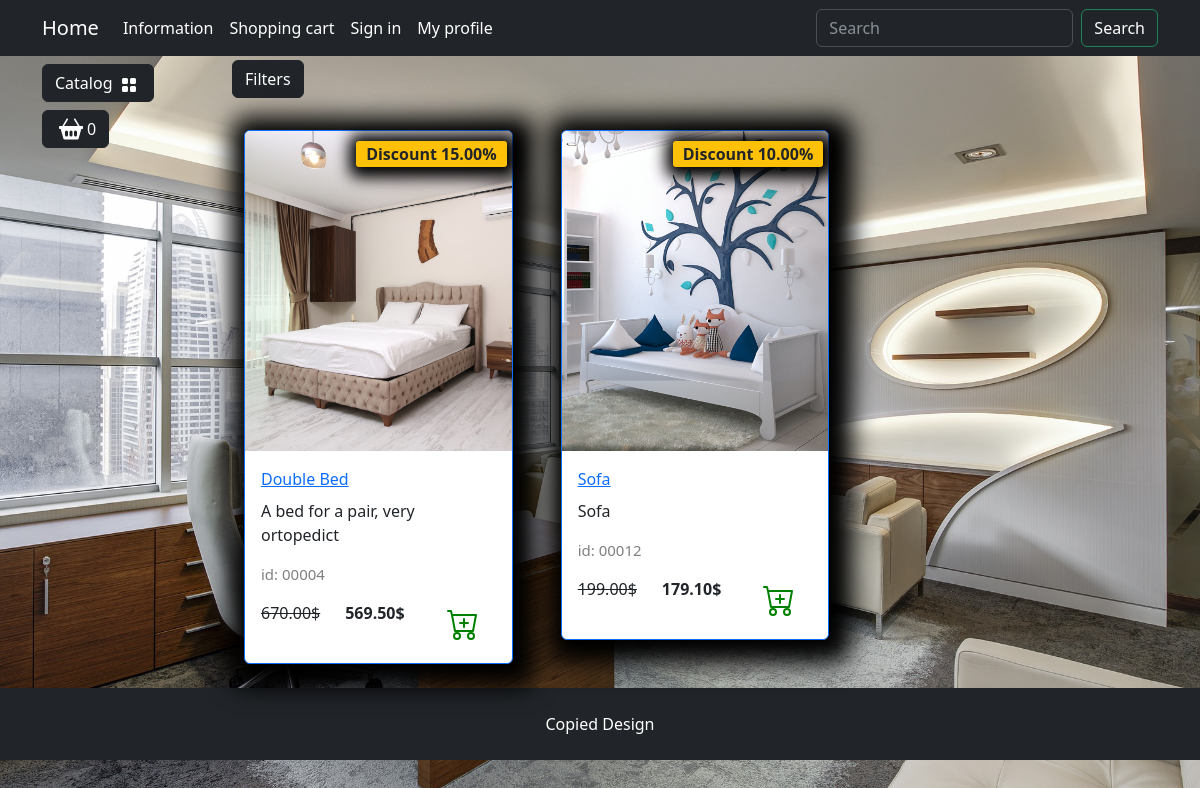
Page /catalog/liiving-room/ on the committed database.
### goods/models.py (models this page shows, shortened)
class Products(models.Model):
    name = models.CharField(max_length=50, unique=True, verbose_name='Product')
    slug = models.SlugField(max_length=200, unique=True, blank=True, null=True, verbose_name='URL')
    description = models.TextField(max_length=500, blank=True, null=True, verbose_name="Description")
    image = models.ImageField(upload_to='goods_images', blank=True, null=True, verbose_name="Image")
    price = models.DecimalField(default=0.00, max_digits=7, decimal_places=2, verbose_name="Price")
    discount = models.DecimalField(default=0.00, max_digits=4, decimal_places=2, verbose_name="Discount in %")
    quantity = models.PositiveIntegerField(default=0, verbose_name='Quantity')
    category = models.ForeignKey(to=Categories, on_delete=models.CASCADE, verbose_name="Category")
    class Meta:
        db_table = 'product'
        verbose_name = 'Product'
        verbose_name_plural = "Products"
        ordering = ("id",)
    def display_id(self):
        return f'{self.id:05}'
    def sell_price(self):
        if self.discount:
            return round(self.price - self.price * self.discount/100, 2)
        return self.price

### goods/views.py (the view)
# urls.py: path('catalog/', include('goods.urls', namespace='catalog')),
def catalog(request, category_slug, page=1):
    page = request.GET.get("page", 1)
    on_sale = request.GET.get("on_sale", None)
    order_by = request.GET.get("order_by", None)
    if category_slug == "all":
        goods = Products.objects.all()
    else:
        goods =  get_list_or_404(Products.objects.filter(category__slug=category_slug))
    if on_sale:
        goods = goods.filter(discount__gt=0)
    if order_by and order_by != "default":
        goods = goods.order_by(order_by)
    paginator = Paginator(goods, 3)
    current_page = paginator.page(int(page))
    context = {
        'title' : 'Home - Catalog',
        'goods' : current_page,
        'slug_url' : category_slug,
    }
    return render(request, 'goods/catalog.html', context)

### goods/templatetags/goods_tags.py (called while the page is built)
@register.simple_tag()
def tag_categories():
    return Categories.objects.all()

### goods/templates/goods/catalog.html (shortened to what this page needs)
{% extends "main/base.html" %}
{% load static %}
{% load goods_tags %}
{% block content %}
  <div class="row">
    <div class="dropdown mb-2">
        <button class="btn btn-secondary dropdown-toggle btn-dark" type="button" data-bs-toggle="dropdown"
            aria-expanded="false">
            Filters
        </button>
    </div>
    {% for product in goods %}
        <div class="col-lg-4 col-md-6 p-4">
            <div class="card border-primary rounded custom-shadow">
                {% if product.image %}
                <img src="{{ product.image.url }}" class="card-img-top" alt="{{ product.name }}">
                {% else %}
                <img src="{% static 'deps/images/Not found image.png' %}" class="card-img-top" alt="...">
                {% endif %}
                <div class="card-body">
                    <a href="{% url "catalog:product" product.slug %}">
                        <p class="card-title">{{ product.name }}</p>
                    </a>
                    <p class="card-text">{{ product.description|truncatechars:35 }}</p>
                    <p class="product_id">id: {{ product.display_id }}</p>
                    <div class="d-flex justify-content-between">
                        {% if product.discount %}
                        <p><s>{{ product.price }}$</s></p>
                       <p><strong>{{ product.sell_price }}$</strong></p>
                       <span class="badge bg-warning text-dark">Discount {{ product.discount }}%</span>
                        {% else %}
                        <p><strong>{{ product.price }}</strong></p>
                        {% endif %}
                        <a href="#" class="btn add-to-cart">
                            <img class="mx-1" src="{% static 'deps/icons/cart-plus.svg' %}" alt="Catalog Icon"
                                width="32" height="32">
                        </a>
                    </div>
                </div>
            </div>
        </div>
    {% endfor %}
</div>
{% endblock content %}
{% block footer %}
<footer class="py-4 bg-dark">
    <div class="container">
        <p class="m-0 text-center text-white">Copied Design</p>
    </div>
</footer>
{% endblock footer %}

### static/deps/css/my_css.css (style rules this page uses)
.dropdown-toggle::after { content: none; }
.custom-shadow { box-shadow: 5px 5px 25px 19px #000000; }
.product_id { color: gray; font-size: 15px; }
.badge.bg-warning.text-dark { position: absolute; top: 10px; right: 5px; z-index: 1; padding: 5px 10px; border-radius: 3px; font-size: 1rem; box-shadow: 2px 2px 15px 9px #000000; }

### rows in the picture
Products: image (picture), name "Double Bed", description "A bed for a pair, very ortopedict", display_id "00004", price "670.00", sell_price "569.50", discount "15.00"
Products: image (picture), name "Sofa", description "Sofa", display_id "00012", price "199.00", sell_price "179.10", discount "10.00"
